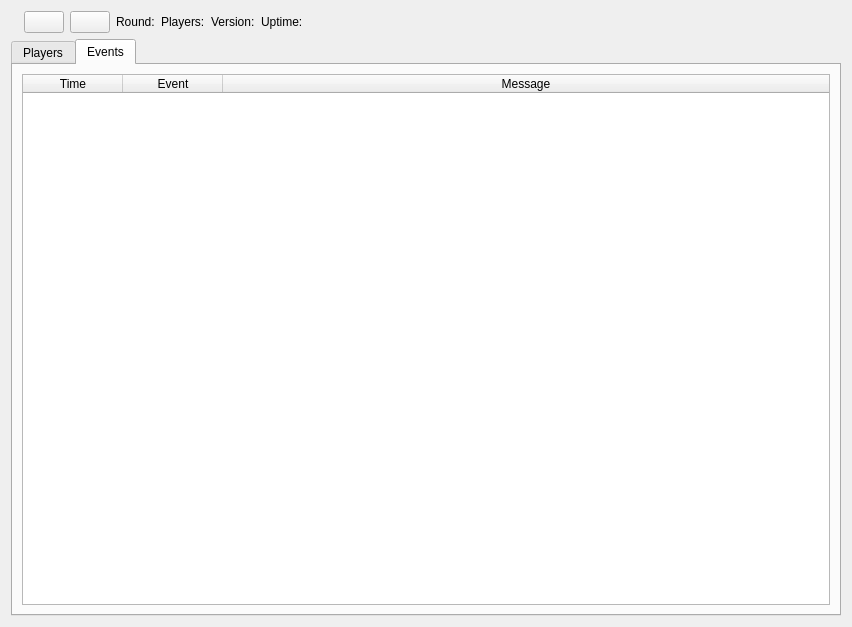
<?xml version="1.0" encoding="UTF-8"?>
<ui version="4.0">
 <class>BF3Widget</class>
 <widget class="QWidget" name="BF3Widget">
  <property name="geometry">
   <rect>
    <x>0</x>
    <y>0</y>
    <width>852</width>
    <height>627</height>
   </rect>
  </property>
  <layout class="QGridLayout" name="gridLayout_3">
   <item row="0" column="0">
    <layout class="QHBoxLayout" name="horizontalLayout_3">
     <item>
      <widget class="QLabel" name="label_si_level">
       <property name="text">
        <string/>
       </property>
      </widget>
     </item>
     <item>
      <widget class="QPushButton" name="pushButton_si_restartRound">
       <property name="toolTip">
        <string>Restart round</string>
       </property>
       <property name="text">
        <string/>
       </property>
       <property name="icon">
        <iconset resource="../frostbite/Frostbite.qrc">
         <normaloff>:/frostbite/icons/level-restart.png</normaloff>:/frostbite/icons/level-restart.png</iconset>
       </property>
      </widget>
     </item>
     <item>
      <widget class="QPushButton" name="pushButton_si_runNextRound">
       <property name="toolTip">
        <string>Run next round</string>
       </property>
       <property name="text">
        <string/>
       </property>
       <property name="icon">
        <iconset resource="../frostbite/Frostbite.qrc">
         <normaloff>:/frostbite/icons/level-next.png</normaloff>:/frostbite/icons/level-next.png</iconset>
       </property>
      </widget>
     </item>
     <item>
      <widget class="QLabel" name="label_si_round">
       <property name="text">
        <string>Round:</string>
       </property>
      </widget>
     </item>
     <item>
      <widget class="QLabel" name="label_si_players">
       <property name="text">
        <string>Players:</string>
       </property>
      </widget>
     </item>
     <item>
      <widget class="QLabel" name="label_si_version">
       <property name="text">
        <string>Version:</string>
       </property>
      </widget>
     </item>
     <item>
      <widget class="QLabel" name="label_si_upTime">
       <property name="text">
        <string>Uptime:</string>
       </property>
      </widget>
     </item>
     <item>
      <spacer name="horizontalSpacer_4">
       <property name="orientation">
        <enum>Qt::Horizontal</enum>
       </property>
       <property name="sizeHint" stdset="0">
        <size>
         <width>40</width>
         <height>20</height>
        </size>
       </property>
      </spacer>
     </item>
    </layout>
   </item>
   <item row="1" column="0">
    <widget class="QTabWidget" name="tabWidget">
     <property name="windowTitle">
      <string/>
     </property>
     <property name="styleSheet">
      <string notr="true"/>
     </property>
     <property name="currentIndex">
      <number>1</number>
     </property>
     <property name="documentMode">
      <bool>false</bool>
     </property>
     <widget class="QWidget" name="tab_pl">
      <attribute name="icon">
       <iconset>
        <normaloff>:/icons/images/icons/system-users.png</normaloff>:/icons/images/icons/system-users.png</iconset>
      </attribute>
      <attribute name="title">
       <string>Players</string>
      </attribute>
      <layout class="QGridLayout" name="gridLayout">
       <item row="1" column="0">
        <widget class="QTreeWidget" name="treeWidget_pl_players">
         <property name="contextMenuPolicy">
          <enum>Qt::CustomContextMenu</enum>
         </property>
         <column>
          <property name="text">
           <string>Name</string>
          </property>
         </column>
         <column>
          <property name="text">
           <string>Squad</string>
          </property>
         </column>
         <column>
          <property name="text">
           <string>Kills</string>
          </property>
         </column>
         <column>
          <property name="text">
           <string>Deaths</string>
          </property>
         </column>
         <column>
          <property name="text">
           <string>Score</string>
          </property>
         </column>
         <column>
          <property name="text">
           <string>Ping</string>
          </property>
         </column>
         <column>
          <property name="text">
           <string>GUID</string>
          </property>
         </column>
        </widget>
       </item>
      </layout>
     </widget>
     <widget class="QWidget" name="tab_ev">
      <attribute name="title">
       <string>Events</string>
      </attribute>
      <layout class="QGridLayout" name="gridLayout_4">
       <item row="0" column="0">
        <widget class="QTableWidget" name="tableWidget_ev_events">
         <property name="editTriggers">
          <set>QAbstractItemView::NoEditTriggers</set>
         </property>
         <property name="selectionMode">
          <enum>QAbstractItemView::SingleSelection</enum>
         </property>
         <property name="selectionBehavior">
          <enum>QAbstractItemView::SelectRows</enum>
         </property>
         <attribute name="horizontalHeaderHighlightSections">
          <bool>false</bool>
         </attribute>
         <attribute name="horizontalHeaderStretchLastSection">
          <bool>true</bool>
         </attribute>
         <attribute name="verticalHeaderVisible">
          <bool>false</bool>
         </attribute>
         <attribute name="verticalHeaderHighlightSections">
          <bool>false</bool>
         </attribute>
         <column>
          <property name="text">
           <string>Time</string>
          </property>
         </column>
         <column>
          <property name="text">
           <string>Event</string>
          </property>
         </column>
         <column>
          <property name="text">
           <string>Message</string>
          </property>
         </column>
        </widget>
       </item>
      </layout>
     </widget>
    </widget>
   </item>
  </layout>
 </widget>
 <resources>
  <include location="../frostbite/Frostbite.qrc"/>
 </resources>
 <connections/>
</ui>
